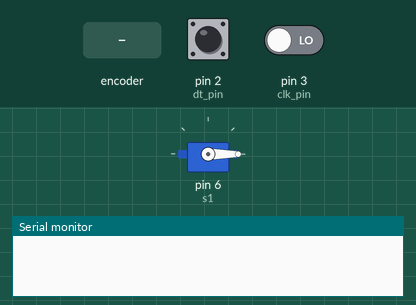
Recording of a sketch running on a simulated Arduino Uno, built with avr-gcc and run on an emulated ATmega328P. On the bench: servo, the last lines printed to the serial monitor. Inputs (shaded band) come from the test bench; at power-on: pin 2 (dt_pin) HIGH, pin 3 (clk_pin) LOW.

Above: at 1.2 s.
1.3 s: rotary encoder on pin 3 (clk_pin) / pin 2 (dt_pin) turned 3 steps (first pin leading)
At 2.6 s:
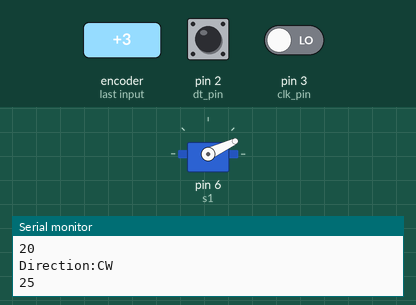
3.4 s: rotary encoder on pin 3 (clk_pin) / pin 2 (dt_pin) turned 3 steps (first pin leading)
At 4.2 s:
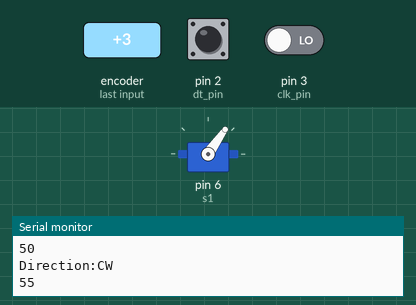
6.4 s: rotary encoder on pin 3 (clk_pin) / pin 2 (dt_pin) turned 1 step (first pin leading)
At 7.3 s:
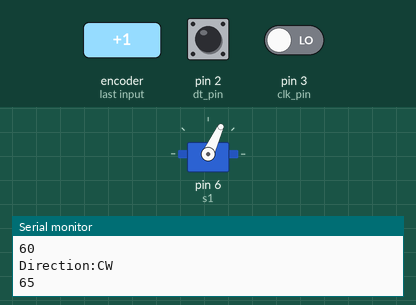
8.1 s: rotary encoder on pin 3 (clk_pin) / pin 2 (dt_pin) turned 3 steps (first pin leading)
At 8.9 s:
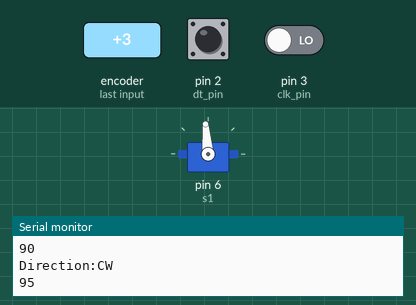
11.1 s: rotary encoder on pin 3 (clk_pin) / pin 2 (dt_pin) turned 1 step (first pin leading)
At 12.1 s:
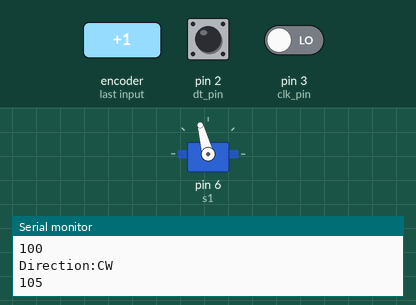
Timing chart, 0 to 13.8 s (numbered marks = the images above; inputs shaded):
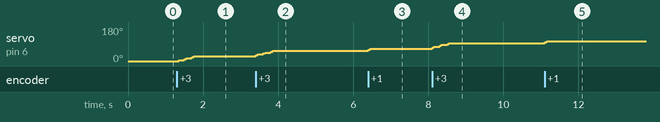

The sketch:

EncoderServoCode.ino
```cpp
//YouTube | Tech at Home

#include <Servo.h>

int dt_pin = 2;
int clk_pin = 3;
int clk_old = 0;
int cnt = 0;
int steps = 5;         //change as per needs

Servo s1;

void setup()
{
  Serial.begin(9600);
  pinMode(dt_pin, INPUT);
  pinMode(clk_pin, INPUT);
  s1.attach(6);
}

void loop()
{

  int dt = digitalRead(dt_pin);
  int clk = digitalRead(clk_pin);

 if(clk != clk_old)    // Check for transition
 {
   if(clk != dt)       // Check for CW Direction
   {
    Serial.print("Direction:");
    Serial.println("CW");
    cnt = cnt + steps;
    if(cnt > 180)
    {
      cnt = 180;
    }
    Serial.println(cnt);
   }
   if(clk == dt)        // Check for CCW Direction
   {
    Serial.print("Direction:");
    Serial.println("CCW");
    cnt = cnt - steps;
    if(cnt < 0)
    {
      cnt = 0;
    }
    Serial.println(cnt);
   }
 }
   s1. write(cnt);
   clk_old = clk;     // Store Clk value every cycle
}
```

Measured:
- after the input at 1.3 s, servo on pin 6 (s1): 0° → 5° after 0.05 s, → 15° 0.15 s later, → 25° 0.20 s later
- after the input at 3.4 s, servo on pin 6 (s1): 25° → 35° at once, → 45° 0.20 s later, → 55° 0.20 s later
- after the input at 6.4 s, servo on pin 6 (s1): 55° → 65° at once
- after the input at 8.1 s, servo on pin 6 (s1): 65° → 75° at once, → 85° 0.20 s later, → 95° 0.20 s later
- after the input at 11.1 s, servo on pin 6 (s1): 95° → 105° at once
